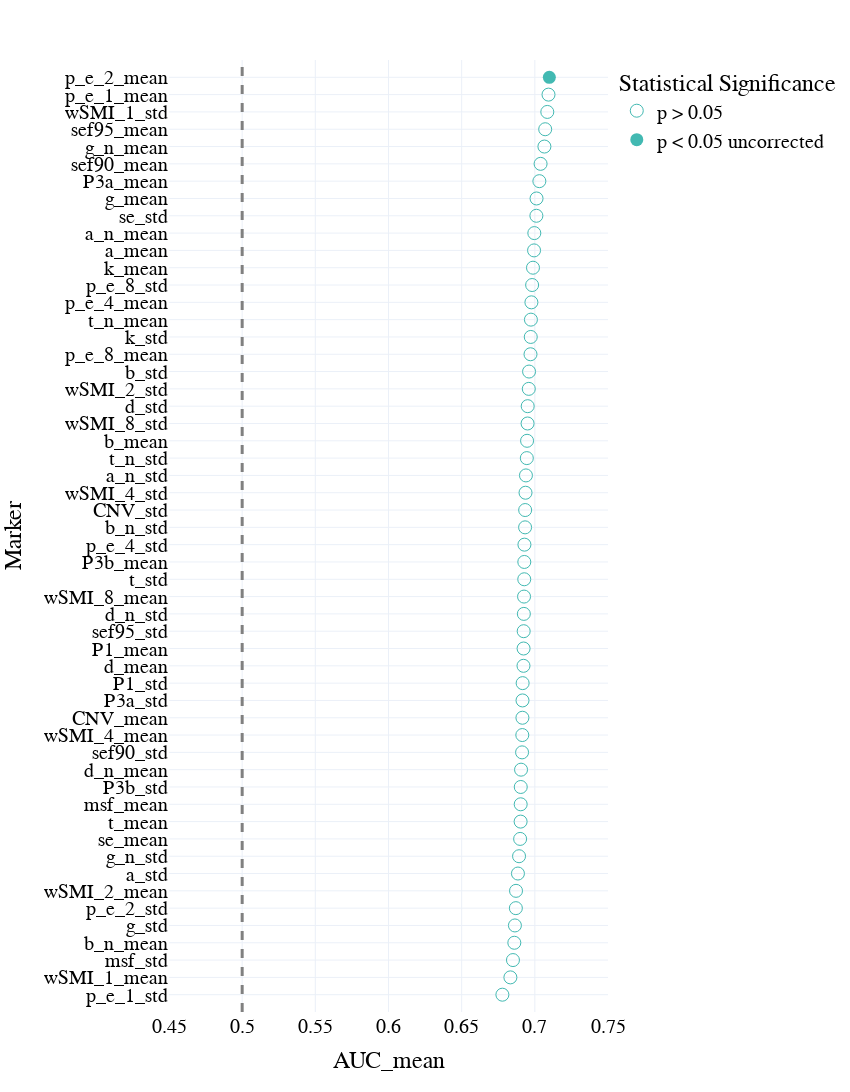

The notebook cell saved with this chart:
### Code cell
mw_glmm = pd.read_csv(os.path.join(results_path, 'univariate_glmm_mw.csv'))

# segment_mw_roc = segment_mw_roc.sort_values(by = 'AUC', ascending = False).head(10).append(segment_mw_roc.sort_values(by = 'AUC', ascending = False).tail(10))

fig = px.scatter(mw_glmm.sort_values(by = 'AUC_mean'),x = 'AUC_mean', y = 'Marker', template = "plotly_white", symbol = 'significant', 
                 symbol_sequence = ['circle-open','circle','hexagram' ],
#                  color = 'significant',
                 color_discrete_sequence = [lblue, green,orange, pink], 
                 
                 category_orders = {'significant': ['p > 0.05','p < 0.05 uncorrected', 'p < 0.05 FDR corrected']},
                 labels = {'AUC': 'sTUT>dTUT              sTUT<dTUT', 'significant': 'Statistical Significance', 'markers':''}
                )
fig.add_vline(x=0.5, line_width=3, line_dash="dash", line_color="grey")
fig.update_traces(marker=dict(size = 13))

fig.update_layout(
    width=850,
    height=1300,
#     autosize = True, 
    template = 'plotly_white',
        font=dict(
        family="Times new roman",
        size=20,
        color="black"
    ),
    xaxis = dict(
            visible=True,
            range = [0.45,0.75], 
            tickfont = {"size": 20},
        ),
    yaxis = dict(
        tickfont = {"size": 20},
        autorange = False,    
        automargin = True,
        range = [-1,len(mw_glmm)],
        dtick = 1
        ),
    showlegend=True, 

)

fig.show()
# pio.write_json(fig, 'Figs/univariate_roc_mw_segment.plotly')
fig.write_image( os.path.join(fig_path, 'univariate_roc_mw_segment.png'))
fig.write_image( os.path.join(fig_path, 'univariate_roc_mw_segment.pdf'))

### Figure 1 — Plotly figure (JSON) as saved in the notebook; plotly's stock layout.template omitted (floating-point values rounded to 4 significant figures)
{"data": [{"hovertemplate": "Statistical Significance=p > 0.05<br>AUC_mean=%{x}<br>Marker=%{y}<extra></extra>", "legendgroup": "p > 0.05", "marker": {"color": "#42B9B2", "size": 13, "symbol": "circle-open"}, "mode": "markers", "name": "p > 0.05", "orientation": "h", "showlegend": true, "type": "scatter", "x": [0.6778, 0.6833, 0.6851, 0.686, 0.6864, 0.687, 0.6871, 0.6885, 0.6892, 0.6899, 0.6903, 0.6903, 0.6904, 0.6906, 0.6913, 0.6914, 0.6915, 0.6916, 0.6917, 0.6922, 0.6923, 0.6924, 0.6925, 0.6926, 0.6928, 0.6928, 0.6929, 0.6933, 0.6934, 0.6936, 0.6939, 0.6945, 0.6947, 0.695, 0.6951, 0.6959, 0.6961, 0.697, 0.6972, 0.6973, 0.6977, 0.6982, 0.6987, 0.6995, 0.6996, 0.7011, 0.7012, 0.7031, 0.7039, 0.7065, 0.7071, 0.7085, 0.7093], "xaxis": "x", "y": ["p_e_1_std", "wSMI_1_mean", "msf_std", "b_n_mean", "g_std", "p_e_2_std", "wSMI_2_mean", "a_std", "g_n_std", "se_mean", "t_mean", "msf_mean", "P3b_std", "d_n_mean", "sef90_std", "wSMI_4_mean", "CNV_mean", "P3a_std", "P1_std", "d_mean", "P1_mean", "sef95_std", "d_n_std", "wSMI_8_mean", "t_std", "P3b_mean", "p_e_4_std", "b_n_std", "CNV_std", "wSMI_4_std", "a_n_std", "t_n_std", "b_mean", "wSMI_8_std", "d_std", "wSMI_2_std", "b_std", "p_e_8_mean", "k_std", "t_n_mean", "p_e_4_mean", "p_e_8_std", "k_mean", "a_mean", "a_n_mean", "se_std", "g_mean", "P3a_mean", "sef90_mean", "g_n_mean", "sef95_mean", "wSMI_1_std", "p_e_1_mean"], "yaxis": "y"}, {"hovertemplate": "Statistical Significance=p < 0.05 uncorrected<br>AUC_mean=%{x}<br>Marker=%{y}<extra></extra>", "legendgroup": "p < 0.05 uncorrected", "marker": {"color": "#42B9B2", "size": 13, "symbol": "circle"}, "mode": "markers", "name": "p < 0.05 uncorrected", "orientation": "h", "showlegend": true, "type": "scatter", "x": [0.7099], "xaxis": "x", "y": ["p_e_2_mean"], "yaxis": "y"}], "layout": {"font": {"color": "black", "family": "Times new roman", "size": 20}, "height": 1300, "legend": {"title": {"text": "Statistical Significance"}, "tracegroupgap": 0}, "margin": {"t": 60}, "shapes": [{"line": {"color": "grey", "dash": "dash", "width": 3}, "type": "line", "x0": 0.5, "x1": 0.5, "xref": "x", "y0": 0, "y1": 1, "yref": "y domain"}], "showlegend": true, "width": 850, "xaxis": {"anchor": "y", "domain": [0, 1], "range": [0.45, 0.75], "tickfont": {"size": 20}, "title": {"text": "AUC_mean"}, "visible": true}, "yaxis": {"anchor": "x", "automargin": true, "autorange": false, "domain": [0, 1], "dtick": 1, "range": [-1, 54], "tickfont": {"size": 20}, "title": {"text": "Marker"}}}}
